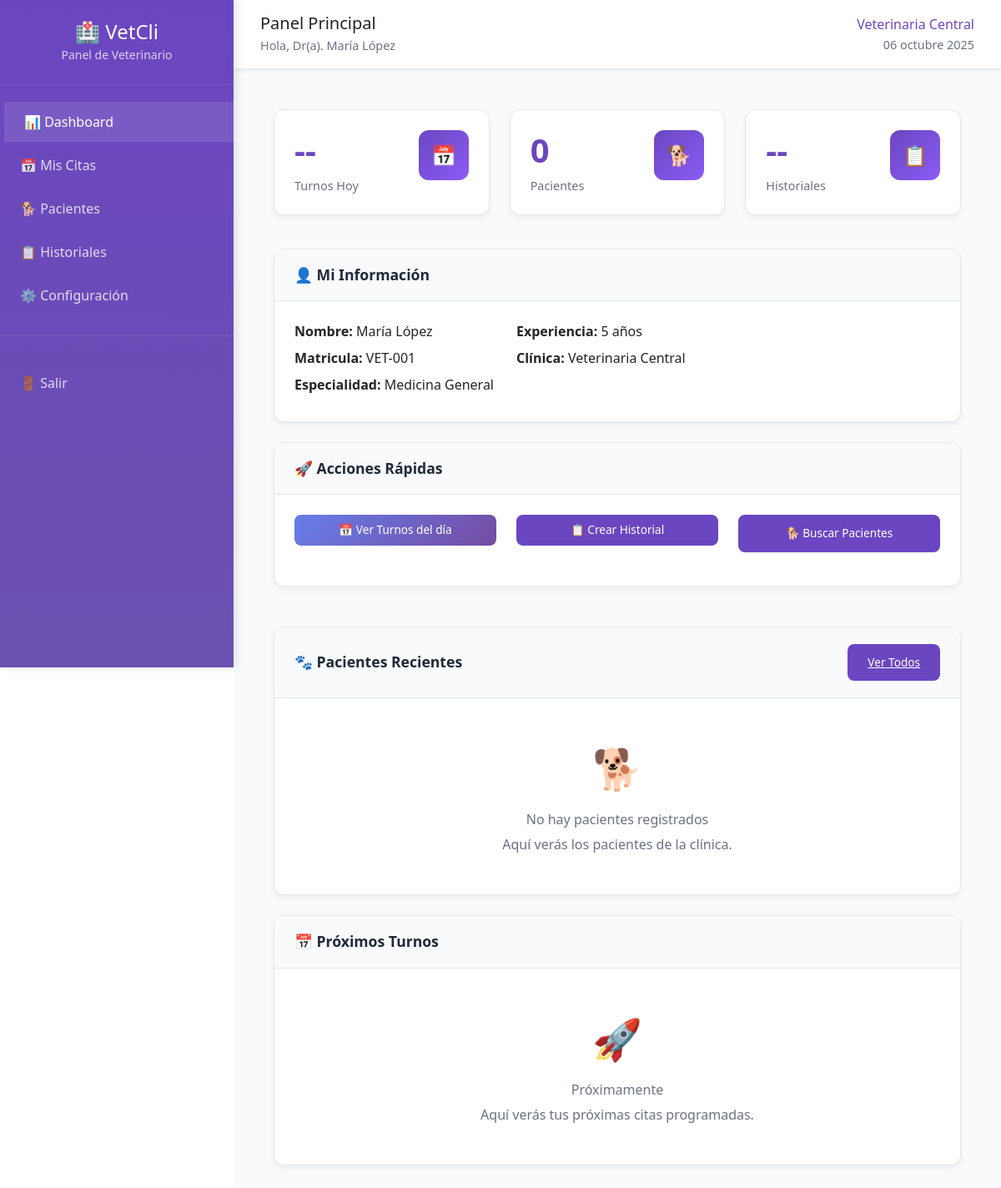
The page /dashboard/veterinario/ (signed in) on the database as committed earlier.
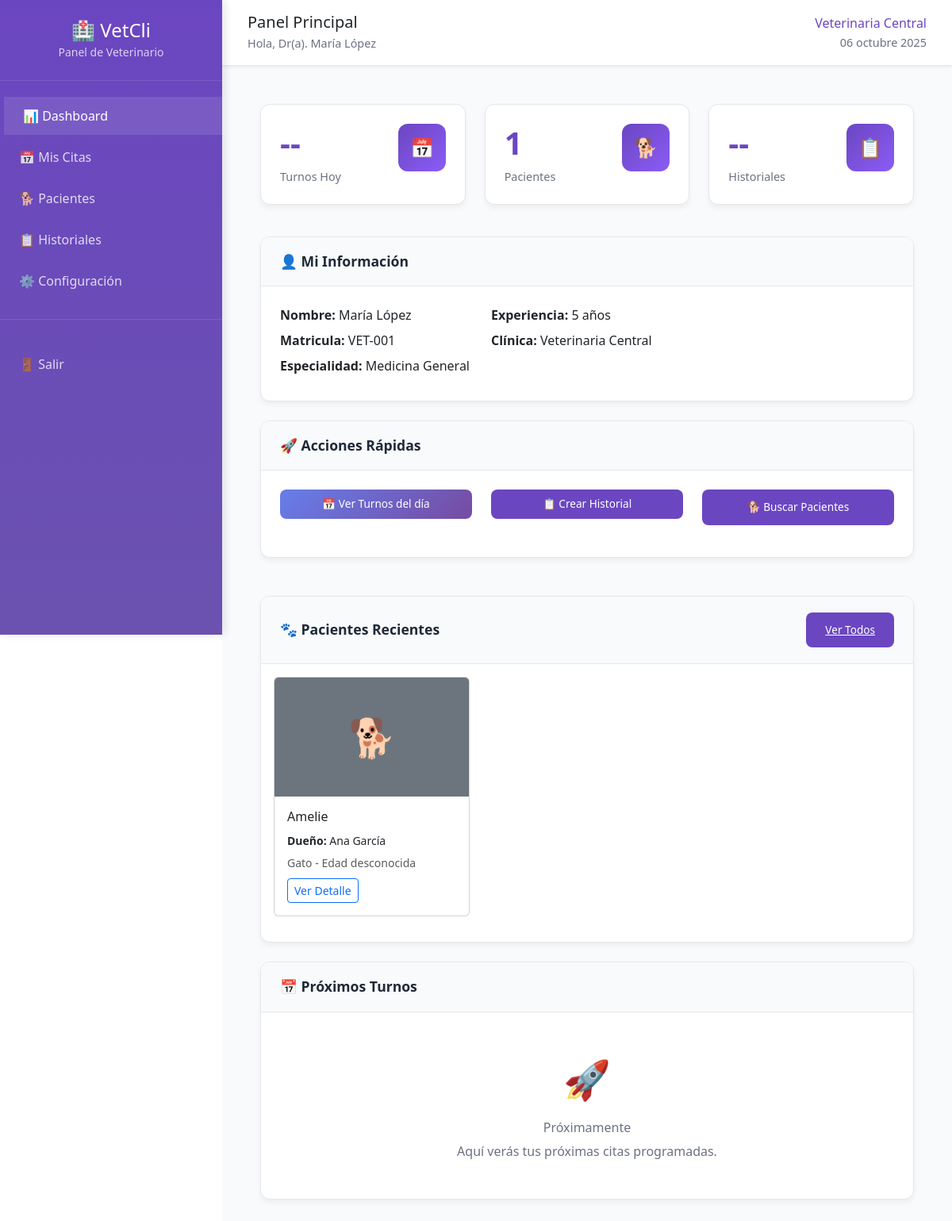
The same page on the database as committed later.
### apps/mascotas/models.py (models this page shows, shortened)
class Mascota(models.Model):
    SEXO_CHOICES = [
        ("M", "Macho"),
        ("H", "Hembra"),
    ]
    nombre = models.CharField(max_length=100)
    especie = models.ForeignKey(
        Especie, on_delete=models.PROTECT, related_name="mascotas"
    )
    raza = models.ForeignKey(
        Raza, on_delete=models.SET_NULL, null=True, blank=True, related_name="mascotas"
    )
    dueno = models.ForeignKey(
        CustomUser,
        on_delete=models.CASCADE,
        related_name="mascotas",
        limit_choices_to={"rol": "cliente"},
    )
    sexo = models.CharField(max_length=1, choices=SEXO_CHOICES)
    fecha_nacimiento = models.DateField(
        null=True, blank=True, help_text="Fecha aproximada de nacimiento"
    )
    color = models.CharField(max_length=100, blank=True)
    peso = models.DecimalField(
        max_digits=6,
        decimal_places=2,
        validators=[MinValueValidator(0.01)],
        null=True,
        blank=True,
        help_text="Peso en kilogramos",
    )
    numero_chip = models.CharField(
        max_length=50,
        blank=True,
        unique=True,
        null=True,
        help_text="Número de microchip",
    )
    foto = models.ImageField(upload_to="mascotas/fotos/", blank=True, null=True)
    esterilizado = models.BooleanField(
        default=False, help_text="¿Está castrado/esterilizado?"
    )
    alergias = models.TextField(
        blank=True, help_text="Alergias conocidas (medicamentos, alimentos, etc.)"
    )
    condiciones_preexistentes = models.TextField(
        blank=True, help_text="Condiciones médicas crónicas o importantes"
    )
    observaciones = models.TextField(
        blank=True, help_text="Observaciones generales sobre la mascota"
    )
    activo = models.BooleanField(default=True, help_text="Mascota activa en el sistema")
    fecha_fallecimiento = models.DateField(
        null=True, blank=True, help_text="Fecha de fallecimiento (si aplica)"
    )
    fecha_registro = models.DateTimeField(auto_now_add=True)
    fecha_modificacion = models.DateTimeField(auto_now=True)
    class Meta:
        verbose_name = "Mascota"
        verbose_name_plural = "Mascotas"
        ordering = ["-fecha_registro"]
        indexes = [
            models.Index(fields=["dueno", "activo"]),
            models.Index(fields=["numero_chip"]),
        ]
    @property
    def edad(self):
        if not self.fecha_nacimiento:
            return None
    @property
    def edad_texto(self):
        edad = self.edad
        if edad is None:
            return "Edad desconocida"
        if edad == 0:
            meses = (timezone.now().date() - self.fecha_nacimiento).days // 30
            return f"{meses} meses" if meses != 1 else "1 mes"
        return f"{edad} años" if edad != 1 else "1 año"

class Especie(models.Model):
    nombre = models.CharField(max_length=50, unique=True)
    descripcion = models.TextField(blank=True, null=True)
    activo = models.BooleanField(default=True)
    class Meta:
        verbose_name = "Especie"
        verbose_name_plural = "Especies"
        ordering = ["nombre"]
    def __str__(self):
        return self.nombre

### apps/accounts/models.py (models this page shows, shortened)
class CustomUser(AbstractUser):
    OPCIONES_ROL = [
        ("admin_veterinaria", "Administrador Veterinaria"),
        ("veterinario", "Veterinario"),
        ("cliente", "Cliente"),
    ]
    rol = models.CharField(max_length=20, choices=OPCIONES_ROL, default="cliente")
    telefono = models.CharField(max_length=15, blank=True)
    direccion = models.TextField(blank=True)
    dni = models.CharField(max_length=10, unique=True, null=True, blank=True)
    fecha_nacimiento = models.DateField(null=True, blank=True)
    clinica = models.ForeignKey(
        "clinicas.Clinica",
        on_delete=models.CASCADE,
        null=True,
        blank=True,
        related_name="usuarios",
    )
    pendiente_aprobacion = models.BooleanField(default=False)
    fecha_aprobacion = models.DateTimeField(null=True, blank=True)
    aprobado_por = models.ForeignKey(
        "self", on_delete=models.SET_NULL, null=True, blank=True
    )
    @property
    def is_veterinario(self):
        return self.rol == "veterinario"

### apps/core/views.py (the view)
@login_required
def dashboard_veterinario_view(request):
    if not request.user.is_veterinario:
        messages.error(request, "No tienes permisos de veterinario")
        return redirect("core:home")
    clinica = request.user.clinica
    if not clinica:
        messages.error(request, "No tienes una clínica asignada")
        return redirect("core:home")
    perfil = None
    if hasattr(request.user, "perfilveterinario"):
        perfil = request.user.perfilveterinario
    total_mascotas = Mascota.objects.filter(dueno__clinica=clinica, activo=True).count()
    mascotas_recientes = (
        Mascota.objects.filter(dueno__clinica=clinica, activo=True)
        .select_related("especie", "raza", "dueno")
        .order_by("-fecha_registro")[:6]
    )
    context = {
        "user": request.user,
        "clinica": clinica,
        "perfil": perfil,
        "total_mascotas": total_mascotas,
        "mascotas_recientes": mascotas_recientes,
    }
    return render(request, "core/dashboard_veterinario.html", context)

### templates/core/dashboard_veterinario.html (shortened to what the changed rows need)
{% extends 'base_dashboard.html' %}
{% load static %}
{% block extra_css %}
<link rel="stylesheet" href="{% static 'css/dashboard.css' %}">
{% endblock %}
{% block content %}
<div class="d-flex">
    <div class="main-content">
        <div class="p-5">
            <div class="row mb-4">
                <div class="col-md-4 mb-3">
                    <div class="stats-card success">
                        <div class="d-flex justify-content-between align-items-start">
                            <div>
                                <h3 class="stats-number">{{ total_mascotas }}</h3>
                                <p class="stats-label">Pacientes</p>
                            </div>
                        </div>
                    </div>
                </div>
            </div>
            <div class="content-section mb-4">
                {% if mascotas_recientes %}
                <div class="p-3">
                    <div class="row">
                        {% for mascota in mascotas_recientes %}
                        <div class="col-md-4 mb-3">
                            <div class="card h-100">
                                {% if mascota.foto %}
                                <img src="{{ mascota.foto.url }}" class="card-img-top" alt="{{ mascota.nombre }}" style="height: 150px; object-fit: cover;">
                                {% else %}
                                <div class="card-img-top bg-secondary d-flex align-items-center justify-content-center" style="height: 150px;">
                                    <span style="font-size: 3rem;">🐕</span>
                                </div>
                                {% endif %}
                                <div class="card-body">
                                    <h6 class="card-title">{{ mascota.nombre }}</h6>
                                    <p class="card-text mb-1">
                                        <small><strong>Dueño:</strong> {{ mascota.dueno.get_full_name }}</small>
                                    </p>
                                    <p class="card-text mb-2">
                                        <small class="text-muted">
                                            {{ mascota.especie }} - {{ mascota.edad_texto }}
                                        </small>
                                    </p>
                                    <a href="{% url 'mascotas:detalle_mascota' mascota.pk %}" class="btn btn-sm btn-outline-primary">
                                        Ver Detalle
                                    </a>
                                </div>
                            </div>
                        </div>
                        {% endfor %}
                    </div>
                </div>
                {% else %}
                <div class="empty-state">
                    <div class="empty-state-icon">🐕</div>
                    <h6>No hay pacientes registrados</h6>
                    <p class="mb-0">Aquí verás los pacientes de la clínica.</p>
                </div>
                {% endif %}
            </div>
        </div>
    </div>
</div>
{% endblock %}

Rows that differ between the two databases and show on the page:
added Mascota: nombre "Amelie", dueno.get_full_name "Ana García", especie "Gato", edad_texto "Edad desconocida"
Other text that changed with them:
{{ total_mascotas }}: "0" → "1"
text no longer shown: "🐕 No hay pacientes registrados Aquí verás los pacientes de la clínica."
